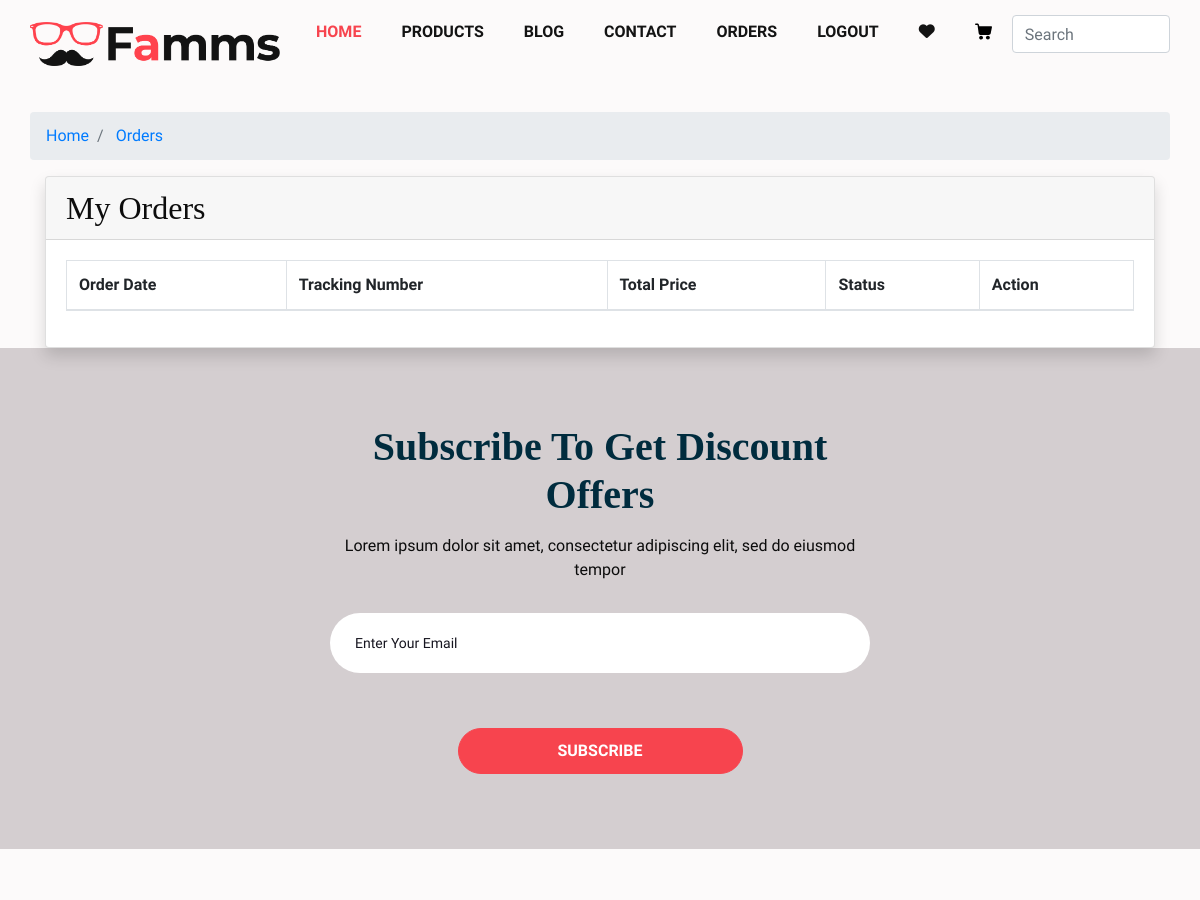
The page /my-orders (signed in, upper part) on the database as committed earlier.
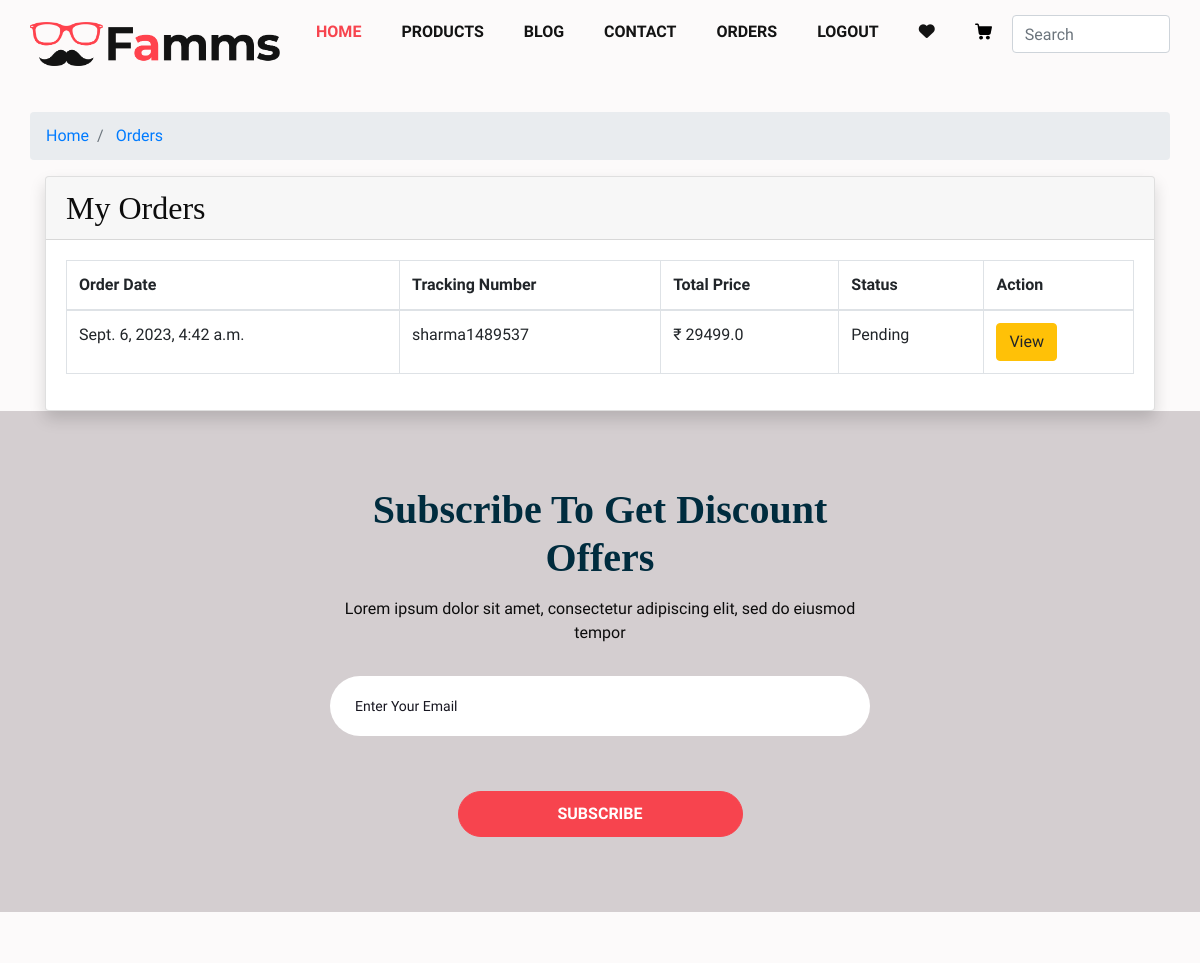
The same page on the database as committed later.
### home/models.py (models this page shows, shortened)
class Order(models.Model):
    user=models.ForeignKey(User,on_delete=models.CASCADE)
    fname=models.CharField(max_length=40,null=False)
    lname=models.CharField(max_length=40,null=False)
    email=models.EmailField(max_length=40,null=False)
    phone=models.CharField(max_length=40,null=False)
    address=models.TextField(null=False)
    city=models.CharField(max_length=40,null=False)
    state=models.CharField(max_length=40,null=False)
    pincode=models.CharField(max_length=40,null=False)
    total_price=models.FloatField(null=False)
    payment_mode=models.CharField(max_length=140,null=False)
    payment_id=models.CharField(max_length=140,null=True)
    orderstatuses= (
        ('Pending','Pending'),
        ('Out For Shipping','Out For Shipping'),
        ('Completed','Completed'),
    )
    status=models.CharField(max_length=140,choices=orderstatuses,default='Pending')
    messege=models.TextField(null=True)
    tracking_no=models.CharField(max_length=150,null=True)
    created_at=models.DateTimeField(auto_now_add=True)
    updated_at=models.DateTimeField(auto_now=True)

### home/views.py (the view)
# urls.py: path('my-orders',views.myorders,name="myorders"),
def myorders(request):
    orders=Order.objects.filter(user=request.user)
    context={'orders':orders}
    return render(request,'orders.html',context)

### home/templates/orders.html (shortened to what this page needs)
{% extends 'main2.html'%}
{%block body%}
<!DOCTYPE html>
<html lang="en">
<head>
        <div class="container">
        <br />
        <nav aria-label="breadcrumb ">
        <ol class="breadcrumb">
            <li class="breadcrumb-item"><a href="{% url 'index'%}">Home</a></li>
            <li class="breadcrumb-item">
            <a href="{% url 'myorders'%}">Orders</a>
            </li>
        </ol>
        </nav>
<div class="container mt-3">
    <div class="row">
        <div class="col-md-12">
            <div class="card shadow">
                <div class="card-header">
                    <h2 class="mb-0">My Orders</h2>
                </div>
                <div class="card-body">
                    <div class="table-responsive">
                        <table class="table table-bordered">
                            <thead>
                                <tr>
                                    <th>Order Date</th>
                                    <th>Tracking Number</th>
                                    <th>Total Price</th>
                                    <th>Status</th>
                                    <th>Action</th>
                                </tr>
                            </thead>
                            <tbody>
                                {%for item in orders%}
                                <tr>
                                    <td>{{item.created_at}}</td>
                                    <td>{{item.tracking_no}}</td>
                                    <td>₹ {{item.total_price}}</td>
                                    <td>{{item.status}}</td>
                                    <td>
                                        <a href="{% url 'orderview' item.tracking_no %} "class="btn btn-warning">View</a>
                                    </td>
                                </tr>
                                {%endfor%}
                            </tbody>
                        </table>
                    </div>
                </div>
            </div>
        </div>
    </div>
</div>
{%endblock body%}

Rows that differ between the two databases and show on the page:
added Order: created_at "Sept. 6, 2023, 4:42 a.m.", tracking_no "sharma1489537", total_price "29499.0", status "Pending"
